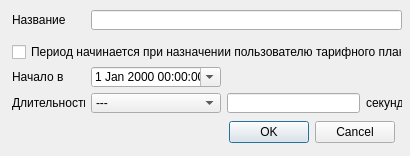
<ui version="4.0" >
 <class>Dialog</class>
 <widget class="QDialog" name="Dialog" >
  <property name="geometry" >
   <rect>
    <x>0</x>
    <y>0</y>
    <width>410</width>
    <height>156</height>
   </rect>
  </property>
  <property name="windowTitle" >
   <string>Редактирование расчётного периода</string>
  </property>
  <widget class="QLabel" name="start_label" >
   <property name="geometry" >
    <rect>
     <x>12</x>
     <y>67</y>
     <width>73</width>
     <height>20</height>
    </rect>
   </property>
   <property name="text" >
    <string>Начало в</string>
   </property>
   <property name="buddy" >
    <cstring>datetime_edit</cstring>
   </property>
  </widget>
  <widget class="QCheckBox" name="autostart_checkbox" >
   <property name="geometry" >
    <rect>
     <x>12</x>
     <y>43</y>
     <width>390</width>
     <height>18</height>
    </rect>
   </property>
   <property name="text" >
    <string>Период начинается при назначении пользователю тарифного плана</string>
   </property>
  </widget>
  <widget class="QDateTimeEdit" name="datetime_edit" >
   <property name="geometry" >
    <rect>
     <x>91</x>
     <y>67</y>
     <width>130</width>
     <height>20</height>
    </rect>
   </property>
   <property name="frame" >
    <bool>true</bool>
   </property>
   <property name="currentSection" >
    <enum>QDateTimeEdit::DaySection</enum>
   </property>
   <property name="calendarPopup" >
    <bool>true</bool>
   </property>
  </widget>
  <widget class="QLineEdit" name="length_seconds_edit" >
   <property name="geometry" >
    <rect>
     <x>227</x>
     <y>93</y>
     <width>133</width>
     <height>20</height>
    </rect>
   </property>
  </widget>
  <widget class="QLabel" name="length_label" >
   <property name="geometry" >
    <rect>
     <x>12</x>
     <y>93</y>
     <width>73</width>
     <height>20</height>
    </rect>
   </property>
   <property name="text" >
    <string>Длительность</string>
   </property>
   <property name="buddy" >
    <cstring>length_edit</cstring>
   </property>
  </widget>
  <widget class="QComboBox" name="length_edit" >
   <property name="geometry" >
    <rect>
     <x>91</x>
     <y>93</y>
     <width>130</width>
     <height>20</height>
    </rect>
   </property>
   <item>
    <property name="text" >
     <string>---</string>
    </property>
   </item>
   <item>
    <property name="text" >
     <string>Сутки</string>
    </property>
   </item>
   <item>
    <property name="text" >
     <string>Неделя</string>
    </property>
   </item>
   <item>
    <property name="text" >
     <string>Месяц</string>
    </property>
   </item>
   <item>
    <property name="text" >
     <string>Год</string>
    </property>
   </item>
  </widget>
  <widget class="QLabel" name="seconds_label" >
   <property name="geometry" >
    <rect>
     <x>366</x>
     <y>93</y>
     <width>36</width>
     <height>20</height>
    </rect>
   </property>
   <property name="text" >
    <string>секунд</string>
   </property>
   <property name="buddy" >
    <cstring>length_seconds_edit</cstring>
   </property>
  </widget>
  <widget class="QDialogButtonBox" name="buttonBox" >
   <property name="geometry" >
    <rect>
     <x>20</x>
     <y>120</y>
     <width>375</width>
     <height>25</height>
    </rect>
   </property>
   <property name="orientation" >
    <enum>Qt::Horizontal</enum>
   </property>
   <property name="standardButtons" >
    <set>QDialogButtonBox::Cancel|QDialogButtonBox::NoButton|QDialogButtonBox::Ok</set>
   </property>
  </widget>
  <widget class="QLabel" name="name_label" >
   <property name="geometry" >
    <rect>
     <x>12</x>
     <y>10</y>
     <width>73</width>
     <height>20</height>
    </rect>
   </property>
   <property name="text" >
    <string>Название</string>
   </property>
   <property name="buddy" >
    <cstring>name_edit</cstring>
   </property>
  </widget>
  <widget class="QLineEdit" name="name_edit" >
   <property name="geometry" >
    <rect>
     <x>91</x>
     <y>10</y>
     <width>311</width>
     <height>20</height>
    </rect>
   </property>
  </widget>
 </widget>
 <tabstops>
  <tabstop>name_edit</tabstop>
  <tabstop>autostart_checkbox</tabstop>
  <tabstop>datetime_edit</tabstop>
  <tabstop>length_edit</tabstop>
  <tabstop>length_seconds_edit</tabstop>
  <tabstop>buttonBox</tabstop>
 </tabstops>
 <resources/>
 <connections>
  <connection>
   <sender>buttonBox</sender>
   <signal>accepted()</signal>
   <receiver>Dialog</receiver>
   <slot>accept()</slot>
   <hints>
    <hint type="sourcelabel" >
     <x>229</x>
     <y>130</y>
    </hint>
    <hint type="destinationlabel" >
     <x>157</x>
     <y>144</y>
    </hint>
   </hints>
  </connection>
  <connection>
   <sender>buttonBox</sender>
   <signal>rejected()</signal>
   <receiver>Dialog</receiver>
   <slot>reject()</slot>
   <hints>
    <hint type="sourcelabel" >
     <x>297</x>
     <y>136</y>
    </hint>
    <hint type="destinationlabel" >
     <x>286</x>
     <y>144</y>
    </hint>
   </hints>
  </connection>
 </connections>
</ui>
